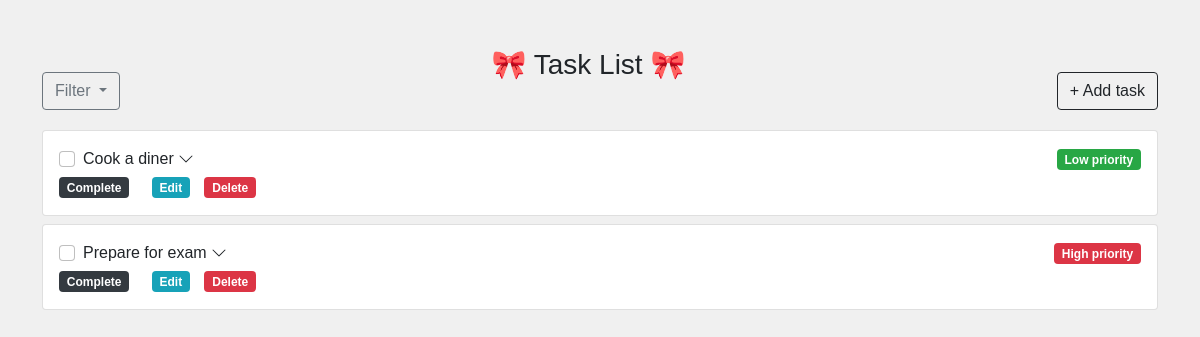
The app's page /, older data.
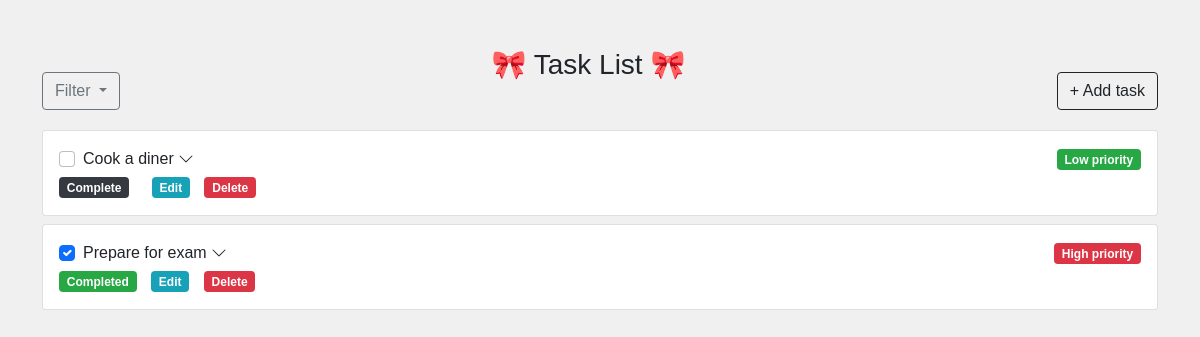
The same page, newer data.
### todo_app/models.py (models this page shows, shortened)
class Task(models.Model):
    class Priority(models.TextChoices):
        LOW = 'low', 'Low'
        MEDIUM = 'medium', 'Medium'
        HIGH = 'high', 'High'
    title = models.CharField(max_length=200)
    description = models.TextField(blank=True)
    completed = models.BooleanField(default=False)
    priority = models.CharField(max_length=10, choices=Priority.choices, default=Priority.MEDIUM)

### todo_app/views.py (the view)
# urls.py: path('', task_list, name='task_list'),
def task_list(request):
    filter_criteria = request.GET.get('filter', 'newest')
    if filter_criteria == 'completed':
        tasks = Task.objects.filter(completed=True).order_by('-id')
    elif filter_criteria == 'uncompleted':
        tasks = Task.objects.filter(completed=False).order_by('-id')
    elif filter_criteria == 'more_priority':
        tasks = sorted(Task.objects.all(), key=more_priority_sort)
    else:
        tasks = Task.objects.all().order_by('-id')
    return render(request, 'todo_app/task_list.html', {'tasks': tasks})

### templates/todo_app/task_list.html (shortened to what this page needs)
{% load static %}
<!DOCTYPE html>
<html>
<head>
    <link rel="stylesheet" href="https://maxcdn.bootstrapcdn.com/bootstrap/4.5.2/css/bootstrap.min.css">
    <link rel="stylesheet" href="https://maxcdn.bootstrapcdn.com/bootstrap/5.0.1/css/bootstrap.min.css">
    <link rel="stylesheet" href="https://cdn.jsdelivr.net/npm/bootstrap-icons@1.17.0/font/bootstrap-icons.css">
    <link rel="stylesheet" type="text/css" href="{% static 'todo_app/css/styles.css' %}">
</head>
<body>
    <div class="container my-5">
        <span class="float-left ">
            <div class="dropdown mt-4">
                <button class="btn btn-outline-secondary dropdown-toggle" type="button" id="filterDropdown" data-toggle="dropdown" aria-haspopup="true" aria-expanded="false">
                    Filter
                </button>
            </div>
        </span>
        <h3 class="text-center">🎀 Task List 🎀
            <span class="float-right mt-4">
                <form action="{% url 'add_task' %}" method="post" >
                        <div class="text-center">
                            <button type="submit" class="btn btn-outline-dark">
                                + Add task
                            </button>
                        </div>
                    </form>
            </span>
        </h3>
    </div>
    {% for task in tasks %}
        <div class="container mt-2">
            <div class="card">
                <div class="card-body">
                    <div class="form-check mb-1">
                        <input class="form-check-input" type="checkbox" {% if task.completed %}checked{% endif %} id="completeTask{{ task.id }}" onclick="completeTask({{ task.id }})" action>
                            <div class="form-check-label" for="completeTask{{ task.id }}">
                                <a href="#taskDescription{{ task.id }}" data-toggle="collapse" class="text-dark">{{ task.title }}
                                    <svg xmlns="http://www.w3.org/2000/svg" width="16" height="16" fill="currentColor" class="bi bi-chevron-down" viewBox="0 0 16 16">
                                      <path fill-rule="evenodd" d="M1.646 4.646a.5.5 0 0 1 .708 0L8 10.293l5.646-5.647a.5.5 0 0 1 .708.708l-6 6a.5.5 0 0 1-.708 0l-6-6a.5.5 0 0 1 0-.708"/>
                                    </svg>
                                </a>
                            <span class="float-right">
                                {% if task.priority == 'low' %}
                                    <span class="badge badge-success">Low priority</span>
                                {% elif task.priority == 'medium' %}
                                    <span class="badge badge-warning">Medium priority</span>
                                {% elif task.priority == 'high' %}
                                    <span class="badge badge-danger">High priority</span>
                                {% endif %}
                            </span>
                        </div>
                    </div>
                    {% if task.completed %}
                        <a href="{% url 'complete_task' task.id %}"><span class="badge badge-success"> Completed </span></a>
                    {% else %}
                        <a href="{% url 'complete_task' task.id %}"><span class="badge badge-dark mr-2"> Complete </span></a>
                    {% endif %}
                    <a href="{% url 'edit_task' task.id %}"><span class="badge badge-info"> Edit </span></a>
                    <a href="{% url 'delete_task' task.id %}"><span class="badge badge-danger "> Delete </span></a>
                </div>
            </div>
        </div>
    {% endfor %}
</body>
</html>

Row changes from the older to the newer data that the page shows:
changed Task "Prepare for exam": completed "☐" → "☑"; completed "Complete" → "Completed"
